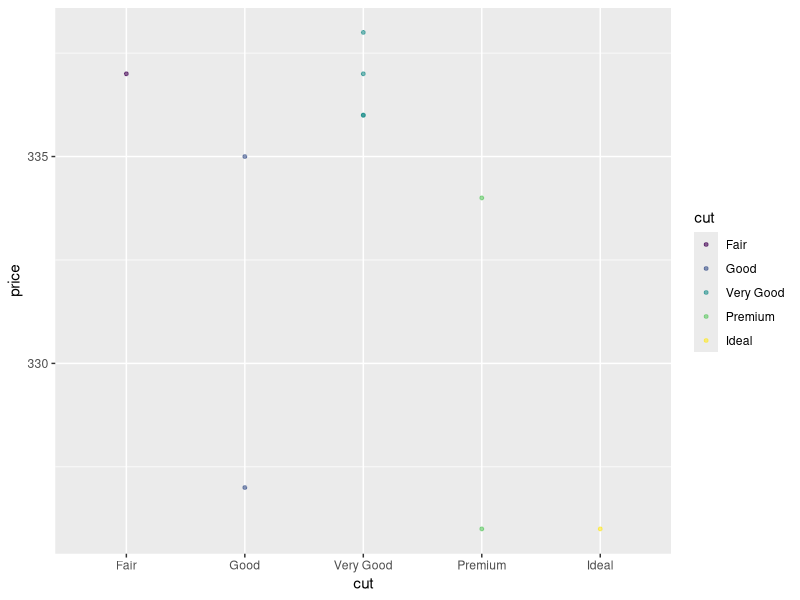
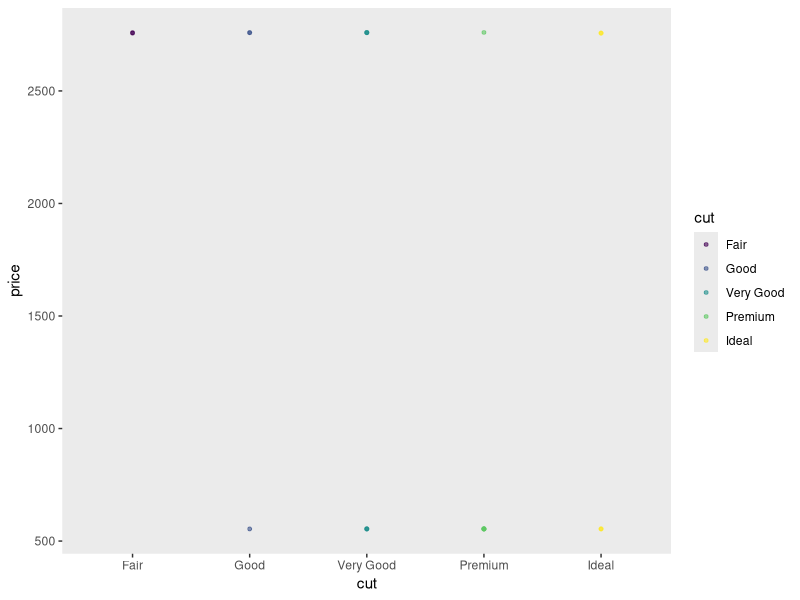
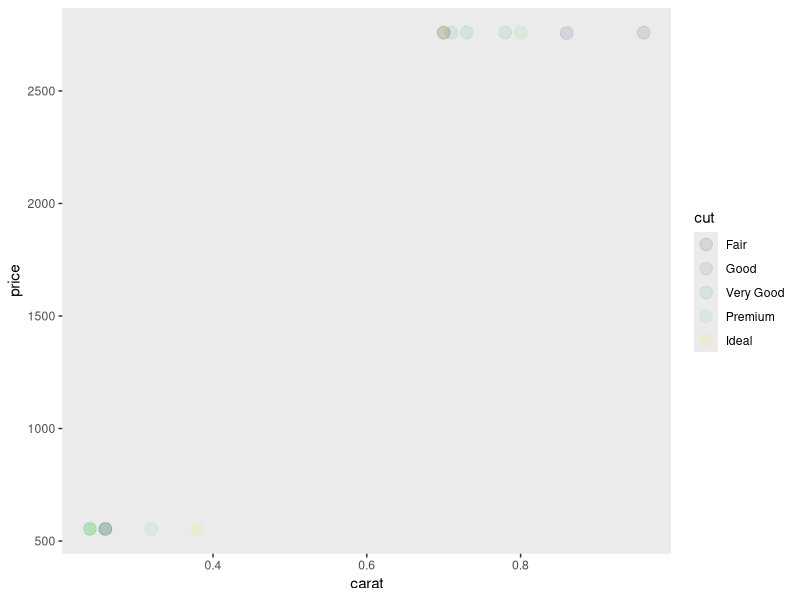
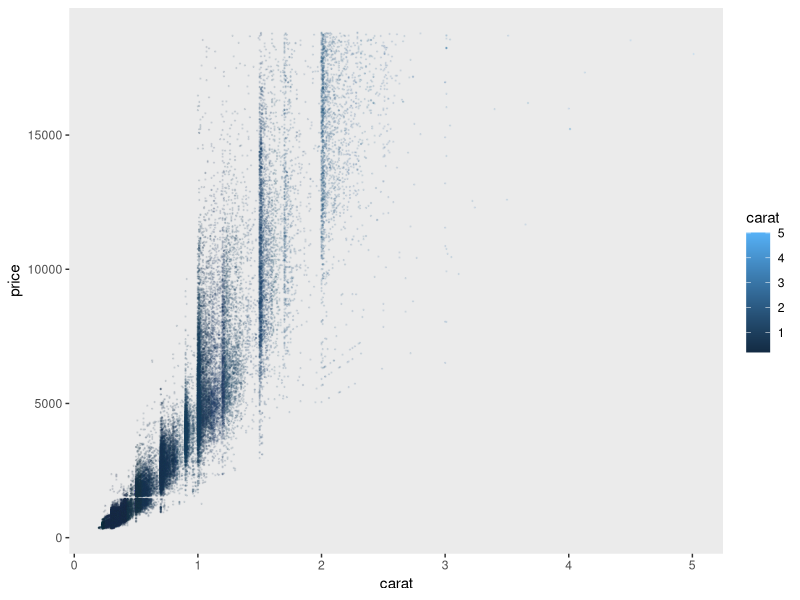

Generate these figures, in order, with R:
## ---- chunk 1

#To read some pieces of code that other people have already written, we can borrow those codebooks from the R library. 

#Here, we borrow some instructions for making plots, which also includes the sample dataset called 'diamonds', by calling up the code using the 'library' function:  
library(ggplot2)

#This is like checking out a codebook from the library - you get to keep it at hand as long as you're working in this space.

#The 'head' command in bash has the same name in R, but it is a function too: 
head(diamonds)

#To change the number of rows displayed, it looks like this: 
head(diamonds, n=10)

#We also talked about how the function nrow() works just like the bash command (word count) that tells us how many lines are in a file: wc -l
nrow(diamonds)
## ---- chunk 2

#This is an example of some student code where they were looking for all the "Good" diamonds: pretty close! 
diamonds[grep("Good",diamonds)]

#Putting results in a variable is good practice if we want to us them later. 

# Use the '<-' combined symbol to "stuff" your code result from the right side into the variable on the left side. You can name the variable whatever you want! We named it 'stud' here: 
stud <- diamonds[grep("Good",diamonds)]

#Let us make a few modifications. 
#First, let's specify that we are looking in rows with a comma after the grep command
#Then let's grep for the pattern in the "cut" column only. 

#To use column information inside the function, we can use SYNTAX like this:
#diamonds$cut. That calls the column "by its name". 

stud2 <- diamonds[grep("Good",diamonds$cut),]

#Here is a student example of "subsetting" a dataset. 
#This can be a good idea to figure out how the commands work by using smaller datasets.
diamonds[1:10, c("cut","price")] -> dia
dia

#The student code works, but the more typical way to write this is in R is to put the variable name first and the instructions second: 

dia2 <- diamonds[1:10, c("cut", "price")]
dia2


#Much like the 'MATCH' function in excel, the grep function in R returns the index of the matches. 
#Consider this grep function, which searches for the word 'Premium' in the dataframe 'dia2'. Where does it say the matches are? 
#it says the matches are in rows 2 and 4 
matches <- grep("Premium", dia2$cut)
matches

#You should see all of the row numbers returned. So how do we get the information in the rows returned, instead of just which rows have a match? 

#We might try to just use the returned indexes to grab rows: 
dia2[matches,]

#That works! 

#You could also try using the combine function we saw earlier, because we got more than one row number back: 
dia2[c(matches),]

#That works too!

#Finally, let's see if we can stuff the function inside the dataframe to select the right rows, alll in one line of code: 
dia2[grep("Premium", dia2$cut), ]

#I hope you can see that there are LOTS of ways to do things 'right', not just LOTS of ways to get it a little wrong. 

#Another version of grep that students have tried is 'grepl', which returns something called a boolean. 

#Booleans are either 'TRUE' or 'FALSE' for each of the data items surveyed. 

#This could be useful, let's save that list of values in a variable and try some of the same steps as above. 

stud3 <- grepl("Premium", dia2$cut)
stud3
dia2[stud3,]

#Ah! Both booleans from grepl and indexes from grep work!

#Now, I told you the fun part was plotting. How do we? Try this code: 

ggplot(data = dia, aes(x = cut, y = price, color = cut)) +
  geom_point(alpha = 0.6, size =1)

#You'll notice we need to call out plotting function ggplot(). 

#The function needs a dataset (dia), and the variables to use get packaged into the 'aes()' function (aes = aesthetics; how modern!).

#The handy part of ggplot is that we can add-on instructions with extra functions using the '+' sign - kinda like buying upgrades, but free! 

#Here, we add-on upgrades to our datapoints using the function 'geom_point()' and give it a new color opacity using 'alpha' and a new point size using 'size'. Try to change some values and see what happens!  

#For the TASKS, I've created a subset of diamonds called diatask with this command: 

diatask <- diamonds[80:100, c(2,7)]
#print(diatask, n = 20) 

## ---- chunk 3
head(diatask)
## ---- chunk 4
head(diatask, n=21)
nrow(diatask)
## ---- chunk 5
diatask[diatask$price < 750, ]
## ---- chunk 6
#10 
premium_dias <- diatask[grep ("Premium" , diatask$cut), ]
ideal_dias <- diatask[grep ("Ideal" , diatask$cut), ]
sparkles <- rbind(premium_dias, ideal_dias)
print(sparkles)
#i suppose 
## ---- chunk 7
ggplot(data = diatask, aes(x = cut, y = price, color = cut)) +
  geom_point(alpha = 0.6, size =1)+theme(panel.grid = element_blank()) 
## ---- chunk 8
#you can use theme(panel.grid = element_blank()) 
## ---- chunk 9
diasize <- diamonds[80:100, c(1,2,7)]
## ---- chunk 10
ggplot(data = diasize, aes(x = carat, y = price, color = cut)) +
  geom_point(alpha = 0.1, size =4)+theme(panel.grid = element_blank()) 
## ---- chunk 11
## Because the diamonds data set has 53000 diamonds in it compared to 21 
## ---- chunk 12
diaty <- diamonds[, c(1,7)] 

ggplot(data = diaty, aes(x = carat, y = price, color = carat)) +
  geom_point(alpha = 0.1, size = 0.2)+theme(panel.grid = element_blank()) 
